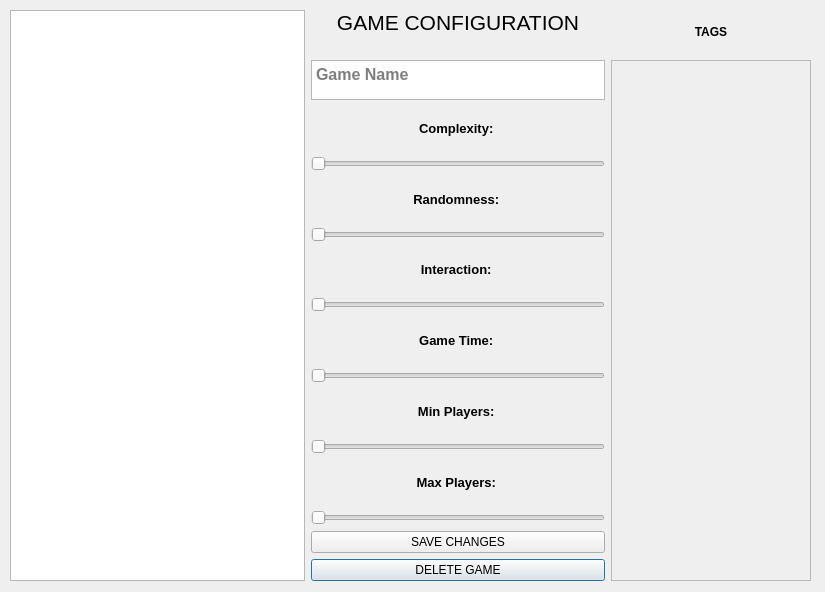
<?xml version="1.0" encoding="UTF-8"?>
<ui version="4.0">
 <class>AddGameView</class>
 <widget class="QDialog" name="AddGameView">
  <property name="geometry">
   <rect>
    <x>0</x>
    <y>0</y>
    <width>825</width>
    <height>592</height>
   </rect>
  </property>
  <property name="windowTitle">
   <string>Dialog</string>
  </property>
  <widget class="QWidget" name="layoutWidget">
   <property name="geometry">
    <rect>
     <x>10</x>
     <y>10</y>
     <width>801</width>
     <height>571</height>
    </rect>
   </property>
   <layout class="QGridLayout" name="gridLayout">
    <item row="15" column="1">
     <widget class="QPushButton" name="delButton">
      <property name="text">
       <string>DELETE GAME</string>
      </property>
     </widget>
    </item>
    <item row="7" column="1">
     <widget class="QSlider" name="horizontalSlider_3">
      <property name="maximum">
       <number>5</number>
      </property>
      <property name="orientation">
       <enum>Qt::Horizontal</enum>
      </property>
     </widget>
    </item>
    <item row="10" column="1">
     <widget class="QLabel" name="sLabel4_2">
      <property name="font">
       <font>
        <pointsize>10</pointsize>
        <weight>75</weight>
        <bold>true</bold>
       </font>
      </property>
      <property name="text">
       <string>Min Players: </string>
      </property>
      <property name="textFormat">
       <enum>Qt::AutoText</enum>
      </property>
      <property name="alignment">
       <set>Qt::AlignCenter</set>
      </property>
     </widget>
    </item>
    <item row="12" column="1">
     <widget class="QLabel" name="sLabel4_3">
      <property name="font">
       <font>
        <pointsize>10</pointsize>
        <weight>75</weight>
        <bold>true</bold>
       </font>
      </property>
      <property name="text">
       <string>Max Players: </string>
      </property>
      <property name="textFormat">
       <enum>Qt::AutoText</enum>
      </property>
      <property name="alignment">
       <set>Qt::AlignCenter</set>
      </property>
     </widget>
    </item>
    <item row="5" column="1">
     <widget class="QSlider" name="horizontalSlider_2">
      <property name="maximum">
       <number>5</number>
      </property>
      <property name="orientation">
       <enum>Qt::Horizontal</enum>
      </property>
     </widget>
    </item>
    <item row="0" column="1">
     <widget class="QLabel" name="label">
      <property name="font">
       <font>
        <pointsize>16</pointsize>
        <weight>50</weight>
        <bold>false</bold>
       </font>
      </property>
      <property name="text">
       <string>GAME CONFIGURATION</string>
      </property>
      <property name="alignment">
       <set>Qt::AlignHCenter|Qt::AlignTop</set>
      </property>
     </widget>
    </item>
    <item row="9" column="1">
     <widget class="QSlider" name="horizontalSlider_4">
      <property name="maximum">
       <number>5</number>
      </property>
      <property name="orientation">
       <enum>Qt::Horizontal</enum>
      </property>
     </widget>
    </item>
    <item row="14" column="1">
     <widget class="QPushButton" name="editButton">
      <property name="text">
       <string>SAVE CHANGES</string>
      </property>
     </widget>
    </item>
    <item row="11" column="1">
     <widget class="QSlider" name="horizontalSlider_5">
      <property name="maximum">
       <number>5</number>
      </property>
      <property name="orientation">
       <enum>Qt::Horizontal</enum>
      </property>
     </widget>
    </item>
    <item row="6" column="1">
     <widget class="QLabel" name="sLabel3">
      <property name="font">
       <font>
        <pointsize>10</pointsize>
        <weight>75</weight>
        <bold>true</bold>
       </font>
      </property>
      <property name="text">
       <string>Interaction: </string>
      </property>
      <property name="textFormat">
       <enum>Qt::AutoText</enum>
      </property>
      <property name="alignment">
       <set>Qt::AlignCenter</set>
      </property>
     </widget>
    </item>
    <item row="4" column="1">
     <widget class="QLabel" name="sLabel2">
      <property name="font">
       <font>
        <pointsize>10</pointsize>
        <weight>75</weight>
        <bold>true</bold>
       </font>
      </property>
      <property name="text">
       <string>Randomness: </string>
      </property>
      <property name="textFormat">
       <enum>Qt::AutoText</enum>
      </property>
      <property name="alignment">
       <set>Qt::AlignCenter</set>
      </property>
     </widget>
    </item>
    <item row="0" column="3">
     <widget class="QLabel" name="label_2">
      <property name="font">
       <font>
        <weight>75</weight>
        <bold>true</bold>
       </font>
      </property>
      <property name="text">
       <string>TAGS</string>
      </property>
      <property name="alignment">
       <set>Qt::AlignCenter</set>
      </property>
     </widget>
    </item>
    <item row="0" column="0" rowspan="16">
     <widget class="QGraphicsView" name="graphicsView"/>
    </item>
    <item row="1" column="1">
     <widget class="QTextEdit" name="textEdit">
      <property name="sizePolicy">
       <sizepolicy hsizetype="Expanding" vsizetype="Preferred">
        <horstretch>0</horstretch>
        <verstretch>0</verstretch>
       </sizepolicy>
      </property>
      <property name="maximumSize">
       <size>
        <width>44234</width>
        <height>40</height>
       </size>
      </property>
      <property name="font">
       <font>
        <pointsize>12</pointsize>
        <weight>75</weight>
        <bold>true</bold>
       </font>
      </property>
      <property name="placeholderText">
       <string>Game Name</string>
      </property>
     </widget>
    </item>
    <item row="2" column="1">
     <widget class="QLabel" name="sLabel1">
      <property name="font">
       <font>
        <pointsize>10</pointsize>
        <weight>75</weight>
        <bold>true</bold>
       </font>
      </property>
      <property name="text">
       <string>Complexity: </string>
      </property>
      <property name="textFormat">
       <enum>Qt::AutoText</enum>
      </property>
      <property name="alignment">
       <set>Qt::AlignCenter</set>
      </property>
     </widget>
    </item>
    <item row="8" column="1">
     <widget class="QLabel" name="sLabel4">
      <property name="font">
       <font>
        <pointsize>10</pointsize>
        <weight>75</weight>
        <bold>true</bold>
       </font>
      </property>
      <property name="text">
       <string>Game Time: </string>
      </property>
      <property name="textFormat">
       <enum>Qt::AutoText</enum>
      </property>
      <property name="alignment">
       <set>Qt::AlignCenter</set>
      </property>
     </widget>
    </item>
    <item row="3" column="1">
     <widget class="QSlider" name="horizontalSlider_1">
      <property name="maximum">
       <number>5</number>
      </property>
      <property name="orientation">
       <enum>Qt::Horizontal</enum>
      </property>
     </widget>
    </item>
    <item row="1" column="3" rowspan="15">
     <widget class="QFrame" name="frame">
      <property name="minimumSize">
       <size>
        <width>200</width>
        <height>0</height>
       </size>
      </property>
      <property name="frameShape">
       <enum>QFrame::StyledPanel</enum>
      </property>
      <property name="frameShadow">
       <enum>QFrame::Raised</enum>
      </property>
     </widget>
    </item>
    <item row="13" column="1">
     <widget class="QSlider" name="horizontalSlider_6">
      <property name="maximum">
       <number>5</number>
      </property>
      <property name="orientation">
       <enum>Qt::Horizontal</enum>
      </property>
     </widget>
    </item>
   </layout>
  </widget>
 </widget>
 <resources/>
 <connections/>
</ui>
